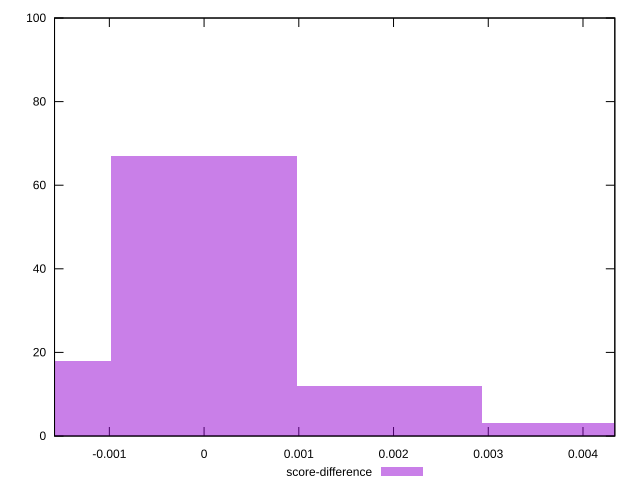

Reproduce this figure in gnuplot.
reset

$scoreDifference <<EOF
0 67
0.003911354804777338 3
-0.001955677402388669 18
0.001955677402388669 12
EOF

set key outside below
set boxwidth 0.001955677402388669
set xrange [-0.0015786630371468213:0.004336025792401332]
set yrange [0:100]
set trange [0:100]
set style fill transparent solid 0.5 noborder
set terminal svg size 640, 490 enhanced background rgb 'white'
set output "report_00008_2021-01-22T20:58:29.167/bootup-time/samples/pages+cached/score-difference/histogram.svg"

plot $scoreDifference title "score-difference" with boxes

reset
